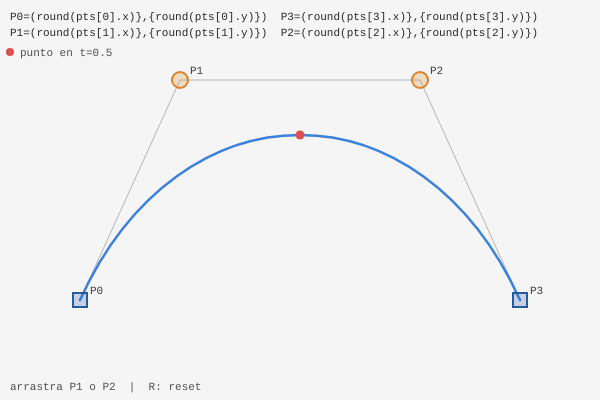
Frame 1 (no input)
Frame 60 (no input): identical to frame 1, image omitted
Frame 120 (the mouse pressed at the canvas centre since frame 60): identical to frame 1, image omitted

The p5.js sketch that drew this single still picture (run headless with seeded random() and noise() and a simulated clock; from frame 60 on, the mouse is pressed at the canvas centre):

// p5.js sketch
// ── sketch.js
// CAPÍTULO 5 — Desafío 1: Punto de control móvil
// Curva Bézier cúbica con P1 o P2 arrastrable con mouse 
// Puntos de control P0, P1, P2, P3
let pts;
let arrastrado; // índice del punto que se está moviendo (-1 = ninguno)
const RADIO = 10; // radio de detección de clic
 
function setup() {
  createCanvas(600, 400);
  resetPuntos();
  arrastrado = -1;
}
 
function resetPuntos() {
  pts = [
    { x:  80, y: 300 },  // P0 — fijo (ancla izquierda)
    { x: 180, y:  80 },  // P1 — móvil (control izquierdo)
    { x: 420, y:  80 },  // P2 — móvil (control derecho)
    { x: 520, y: 300 },  // P3 — fijo (ancla derecha)
  ];
}
 
function draw() {
  background(245);
 
  // Poligono de Control
  stroke(180);
  strokeWeight(1);
  noFill();
  beginShape();
  for (let p of pts) vertex(p.x, p.y);
  endShape();
 
  // Curva Bezier
  // B(t) = (1-t)³P0 + 3(1-t)²t·P1 + 3(1-t)t²·P2 + t³P3
  stroke(60, 130, 220);
  strokeWeight(2.5);
  noFill();
  bezier(pts[0].x, pts[0].y,
         pts[1].x, pts[1].y,
         pts[2].x, pts[2].y,
         pts[3].x, pts[3].y);
 
  // Punto en t=0.5
  let bx = bezierPoint(pts[0].x, pts[1].x, pts[2].x, pts[3].x, 0.5);
  let by = bezierPoint(pts[0].y, pts[1].y, pts[2].y, pts[3].y, 0.5);
  fill(220, 80, 80);
  noStroke();
  circle(bx, by, 9);
 
  // Puntos de Control
  for (let i = 0; i < pts.length; i++) {
    let p = pts[i];
    let esMóvil = (i === 1 || i === 2);
    let esAncla = (i === 0 || i === 3);
 
    if (esAncla) {
      // Anclas: cuadrado azul oscuro
      stroke(40, 90, 160);
      strokeWeight(2);
      fill(40, 90, 160, 60);
      rectMode(CENTER);
      square(p.x, p.y, 14);
    } else {
      // Controles: círculo naranja arrastrable
      stroke(220, 130, 40);
      strokeWeight(2);
      fill(220, 130, 40, arrastrado === i ? 180 : 60);
      circle(p.x, p.y, 16);
    }
 
    // Etiqueta
    noStroke();
    fill(60);
    textSize(11);
    textFont('monospace');
    text(`P${i}`, p.x + 10, p.y - 6);
  }
 
  // HUD
  noStroke();
  fill(40);
  textSize(11);
  textFont('monospace');
  text(`P0=(round(pts[0].x)},{round(pts[0].y)})  P3=(round(pts[3].x)},{round(pts[3].y)})`, 10, 20);
  text(`P1=(round(pts[1].x)},{round(pts[1].y)})  P2=(round(pts[2].x)},{round(pts[2].y)})`, 10, 36);
  fill(220, 80, 80);
  circle(10, 52, 8);
  fill(80);
  text('punto en t=0.5', 20, 56);
  fill(80);
  text('arrastra P1 o P2  |  R: reset', 10, height - 10);
}
 
function mousePressed() {
  // Detectar si el clic cayó sobre P1 o P2
  for (let i = 1; i <= 2; i++) {
    let d = dist(mouseX, mouseY, pts[i].x, pts[i].y);
    if (d < RADIO + 4) {
      arrastrado = i;
      break;
    }
  }
}
 
function mouseDragged() {
  if (arrastrado !== -1) {
    pts[arrastrado].x = mouseX;
    pts[arrastrado].y = mouseY;
  }
}
 
function mouseReleased() {
  arrastrado = -1;
}
 
function keyPressed() {
  if (key === 'r' || key === 'R') resetPuntos();
}
